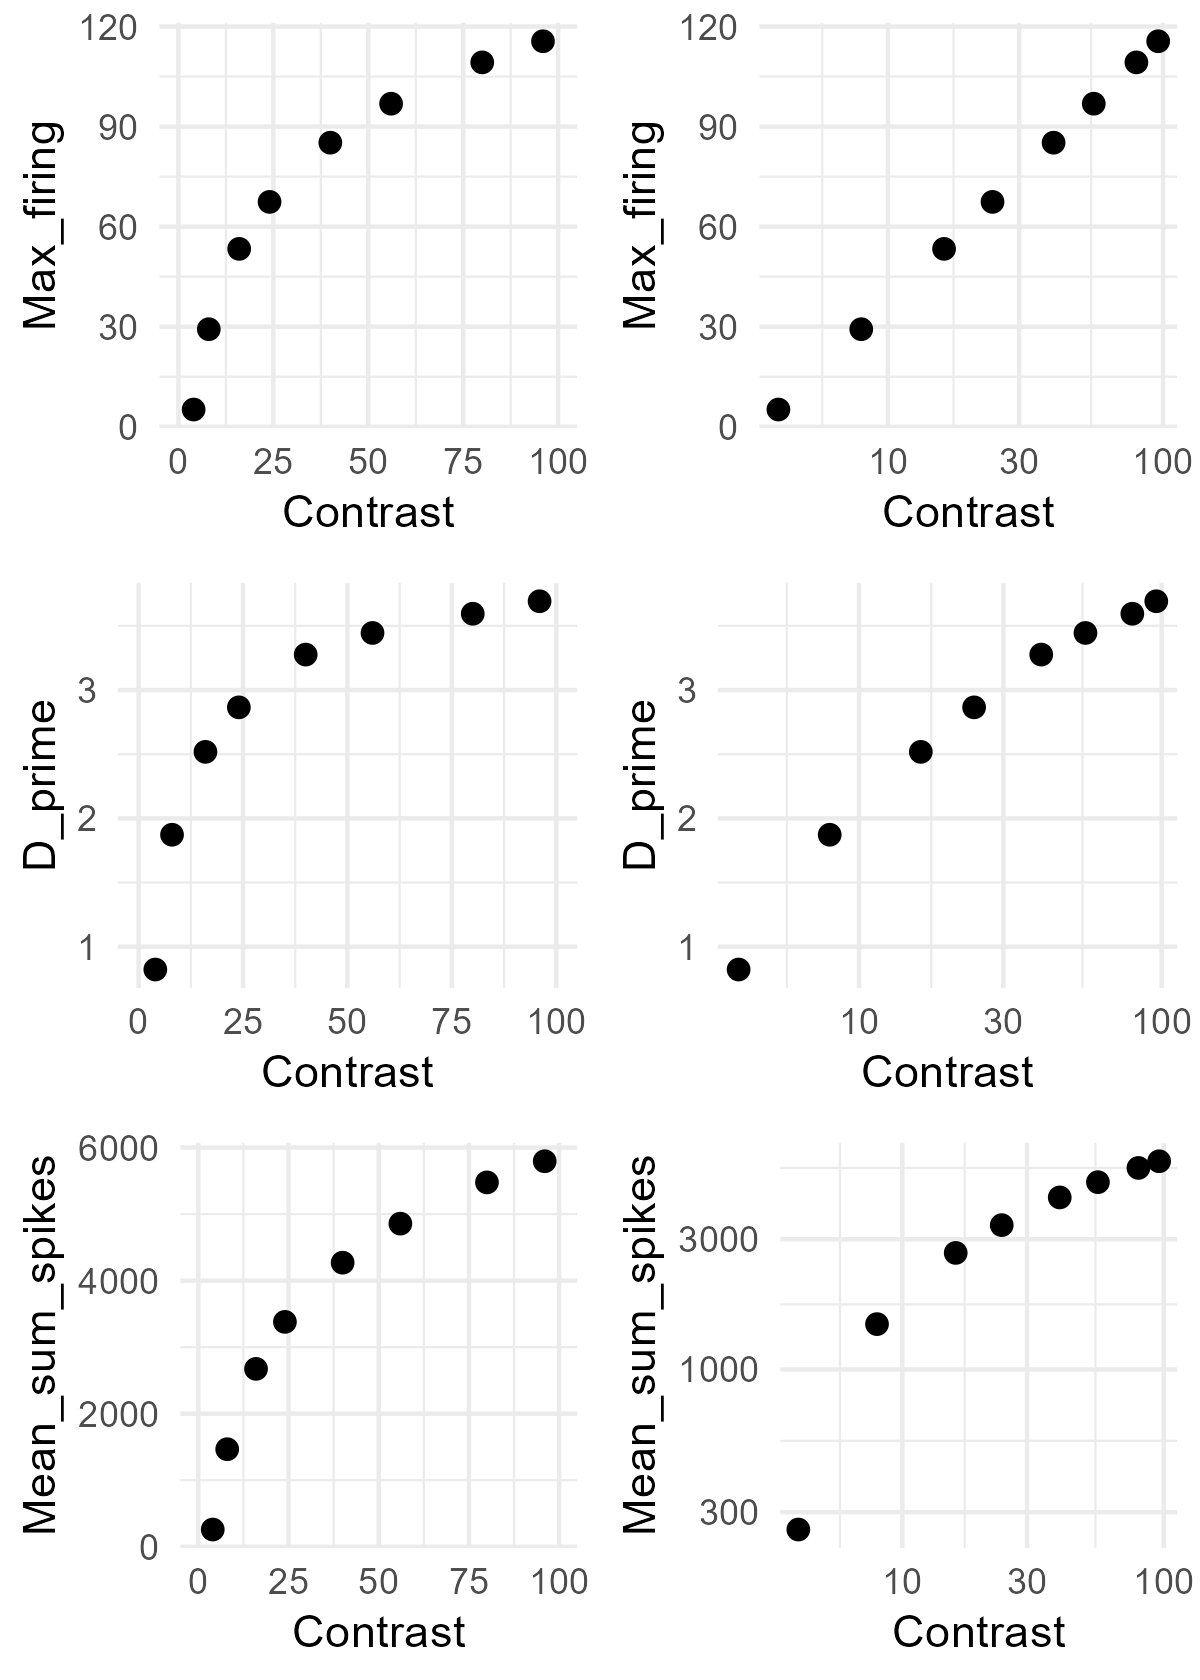

Here is the R script that generated this plot:
# Simulation based on Albrecht & Hamilton (1982, fig. 1H)

library(tidyverse)
library(doParallel)
library(foreach)

Contrast <- c(2, 4, 8, 16, 24, 40, 56, 80, 96)
a <- -43 # fixed at 60 for comparability
b <-  80

Max_firing <- a + b * log10(Contrast)
df_ah <- data.frame(Contrast, Max_firing)
df_ah <- df_ah[df_ah$Max_firing >= 0, ]

g1 <- ggplot(df_ah, aes(x = Contrast, y = Max_firing)) +
  geom_point(size = 2) +
  coord_cartesian(xlim = c(0, 100)) +
  theme_minimal()
g1            

g2 <- ggplot(df_ah, aes(x = Contrast, y = Max_firing)) +
  geom_point(size = 2) +
  scale_x_log10() +
  theme_minimal()
g2 

### Simulation ###
cl <- makeCluster(parallel::detectCores() - 1)
registerDoParallel(cl)

n_neurons <- 180                                               # Number of neurons in the population
orientations <- seq(1, 180, by = 1)                            # Possible orientations (0 to 359 degrees)
preferred_orientations <-  seq(1, 180, length.out = n_neurons) # Preferred orientation of each neuron
max_firing_seq <- df_ah$Max_firing                             # Maximum firing rate of each neuron
contrast <-       df_ah$Contrast
tuning_width    <- 20                                          # Tuning width (standard deviation) of each neuron's response curve
n_trials <- 10000

all_results <- list()

for (max_firing_rate in max_firing_seq) {
  
  cat("Running max firing rate =", max_firing_rate, "\n")
  
  tuning_curves <- matrix(0, nrow = n_neurons, ncol = length(orientations))
  
  for (i in 1:n_neurons) {
    tuning_curves[i, ] <- max_firing_rate * exp(
      -0.5 * (
        pmin(abs(orientations - preferred_orientations[i]),
             180 - abs(orientations - preferred_orientations[i]))^2
      ) / tuning_width^2
    )
  }
  
  # ---- 90 ----
  responses_90 <- foreach(
    i = 1:n_trials,
    .combine = rbind,
    .packages = "stats"
  ) %dopar% {
    
    input_90 <- rnorm(n_trials, 90, 0)
    idx <- round(input_90[i]) + 1
    idx <- pmin(pmax(idx, 1), 180)
    
    mu <- tuning_curves[, idx]
    mu[mu == 0] <- 1e-8
    
    resp <- rnbinom(n_neurons, size = 1000000, mu = mu)
    
    cbind(resp,
          neuron = seq_len(n_neurons),
          stim = 90,
          trial = i,
          maxFR = max_firing_rate)
  }
  
  # ---- 91 ----
  responses_91 <- foreach(
    i = 1:n_trials,
    .combine = rbind,
    .packages = "stats"
  ) %dopar% {
    
    input_91 <- rnorm(n_trials, 91, 0)
    idx <- round(input_91[i]) + 1
    idx <- pmin(pmax(idx, 1), 180)
    
    mu <- tuning_curves[, idx]
    mu[mu == 0] <- 1e-8
    
    resp <- rnbinom(n_neurons, size = 1000000, mu = mu)
    
    cbind(resp,
          neuron = seq_len(n_neurons),
          stim = 91,
          trial = i,
          maxFR = max_firing_rate)
  }
  
  df_tmp <- as.data.frame(rbind(responses_90, responses_91))
  colnames(df_tmp) <- c("Spikes", "Neuron", "Stimulus", "Trial", "Contrast")
  
  all_results[[as.character(max_firing_rate)]] <- df_tmp
}

df <- do.call(rbind, all_results)
df$Contrast <- contrast[match(df$Contrast, max_firing_seq)]

### Visualization ###
df %>%
  group_by(Stimulus, Contrast, Trial) %>%
  summarise(Sum_spikes = sum(Spikes), .groups = "drop") -> df_sum

g3 <- ggplot(df_sum, aes(x = Sum_spikes, color = factor(Contrast))) +
  geom_density(alpha = 0.2, linewidth = 1) +
  theme_classic() +
  labs(
    x = "Sum of spikes",
    y = "Density",
    color = "Contrast",
    fill =  "Contrast"
  )
g3

df_sum %>%
  group_by(Contrast) %>%
  summarise(Mean_sum_spikes = mean(Sum_spikes),
            SD_sum_spikes = sd(Sum_spikes), .groups = "drop") -> df_summary

df_summary %>%
  ggplot(aes(x = Contrast, y = Mean_sum_spikes)) +
  geom_point(size = 2) +
  coord_cartesian(xlim = c(0, 100)) +
  theme_minimal() -> g4
g4

df_summary %>%
  ggplot(aes(x = Contrast, y = Mean_sum_spikes)) +
  geom_point(size = 2) +
  scale_x_log10() +
  scale_y_log10() +
  theme_minimal() -> g5
g5

df_summary %>%
  ggplot(aes(x = Contrast, y = SD_sum_spikes)) +
  geom_point(size = 2) +
  coord_cartesian(xlim = c(0, 100)) +
  theme_minimal() -> g6
g6

df_summary %>%
  ggplot(aes(x = Contrast, y = SD_sum_spikes)) +
  geom_point(size = 2) +
  scale_x_log10() +
  theme_minimal() -> g7
g7

df %>%
  filter(Neuron %in% c(90, 91)) %>%
  pivot_wider(names_from = Neuron, values_from = Spikes) %>%
  ggplot(aes(x = `90`, y = `91`, color = factor(Stimulus))) +
  geom_point(size = 2, alpha = 0.2) +
  labs(x = "Neuron 90", y = "Neuron 91") +
  coord_cartesian(xlim = c(0, 100), ylim = c(0, 100)) +
  theme_minimal() +
  facet_wrap(. ~ Contrast) -> g8
# g8

# sanity check for fano factor 
df %>%
  group_by(Contrast, Stimulus, Neuron) %>%
  summarise(
    mean_spikes = mean(Spikes),
    var_spikes  = var(Spikes),
    fano = var_spikes / mean_spikes,
    .groups = "drop"
  ) %>%
  filter(mean_spikes > 0) %>%
  group_by(Contrast, Stimulus) %>%
  summarise(
    mean_mean_spikes = mean(mean_spikes, na.rm = TRUE),
    mean_var_spikes = mean(var_spikes),
    mean_fano = mean(fano, na.rm = TRUE), # average across neurons
    sd_fano   = sd(fano, na.rm = TRUE),   # sd across neurons
    .groups = "drop")

### Linear Fisher information ###
df_wide <- df %>%
  pivot_wider(
    id_cols = c(Trial, Contrast, Stimulus),
    names_from = Neuron,
    values_from = Spikes)

df_wide$Stimulus_bin <- ifelse(df_wide$Stimulus == 90, 1, 0)

compute_lfi <- function(data, lambda = 1e-6) {
  
  neurons <- grep("^[0-9]+$", colnames(data), value = TRUE)  
  
  data0 <- data[data$Stimulus_bin == 0, neurons]
  data1 <- data[data$Stimulus_bin == 1, neurons]
  
  mu0 <- colMeans(data0)
  mu1 <- colMeans(data1)
  
  df <- mu1 - mu0
  
  Sigma0 <- cov(data0)
  Sigma1 <- cov(data1)
  Sigma  <- (Sigma0 + Sigma1) / 2
  
  p <- length(neurons)              # 逆行列を安定化させる処理 (ニューロン間の相関を少し弱める)
  Sigma <- Sigma + lambda * diag(p) # Ridge正則化, Tikhonov regularization (小さい固有値を持ち上げる)
  
  I <- as.numeric(t(df) %*% solve(Sigma) %*% df) # LFI
  I_per_neuron <- I / p
  
  return(I_per_neuron)
}

maxFR_values <- sort(unique(df_wide$Contrast))

lfi_results <- data.frame(
  Contrast = numeric(),
  LFI_per_neuron = numeric()
)

for (maxFR in maxFR_values) {
  df_sub <- df_wide[df_wide$Contrast == maxFR, ]
  lfi_value <- compute_lfi(df_sub)
  lfi_results <- rbind(lfi_results,
                       data.frame(Contrast = maxFR,
                                  LFI_per_neuron = lfi_value))
}

lfi_results$Contrast <- contrast
print(lfi_results)

lfi_results %>%
  ggplot(aes(x = Contrast, y = LFI_per_neuron)) +
  geom_point(size = 2) +
  coord_cartesian(xlim = c(0, 100)) +
  theme_minimal() -> g9
g9

### Decoding with logistic regression ###
run_logistic_cv_parallel <- function(data, k = 5, ncores = detectCores() - 1) {
  
  predictors <- grep("^[0-9]+$", colnames(data), value = TRUE)  
  n <- nrow(data)
  
  set.seed(123)
  folds <- sample(rep(1:k, length.out = n))
  
  cl <- makeCluster(ncores)
  registerDoParallel(cl)
  
  acc <- foreach(i = 1:k, .combine = c) %dopar% {
    
    train <- data[folds != i, ]
    test  <- data[folds == i, ]
    
    model <- glm(
      Stimulus_bin ~ .,
      data = train[, c("Stimulus_bin", predictors)],
      family = binomial
    )
    
    prob <- predict(model, newdata = test, type = "response")
    pred <- ifelse(prob > 0.5, 1, 0)
    
    mean(pred == test$Stimulus_bin)
  }
  
  stopCluster(cl)
  
  mean(acc)
}

decoding_results <- data.frame(
  Contrast = numeric(),
  Decoding_accuracy = numeric()
)

for (maxFR in maxFR_values) {
  df_sub <- df_wide[df_wide$Contrast == maxFR, ]
  accuracy <- run_logistic_cv_parallel(df_sub, k = 5, ncores = detectCores() - 1)
  decoding_results <- rbind(decoding_results,
                            data.frame(Contrast = maxFR,
                                       Decoding_accuracy = accuracy))
}

decoding_results <- mutate(decoding_results, D_prime = qnorm(Decoding_accuracy) - qnorm(1 - Decoding_accuracy),
                           Contrast = contrast)
decoding_results

decoding_results %>%
  ggplot(aes(x = Contrast, y = D_prime)) +
  geom_point(size = 2) +
  coord_cartesian(xlim = c(0, 100)) +
  theme_minimal() -> g10
g10

decoding_results %>%
  ggplot(aes(x = Contrast, y = D_prime)) +
  geom_point(size = 2) +
  scale_x_log10() +
  theme_minimal() -> g11
g11

g <- cowplot::plot_grid(g1, g2, g10, g11, g4, g5, nrow = 3)
ggsave("fig_1h.png", g, width = 4, height = 5.6, dpi = 300)
